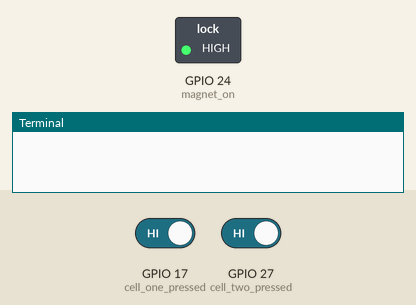
This program was run on a simulated Raspberry Pi (BCM pin numbers). On the bench: switched loads named in the program (green lamp = pin HIGH), the last lines printed to the terminal. Inputs (shaded band) come from the test bench; at power-on: GPIO 17 (cell_one_pressed) HIGH, GPIO 27 (cell_two_pressed) HIGH. At 5.1 s the program stops and its outputs stay as they are.

Above: at 5.0 s.
5.1 s: GPIO 17 (cell_one_pressed) driven LOW and GPIO 27 (cell_two_pressed) driven LOW
At 6.3 s:
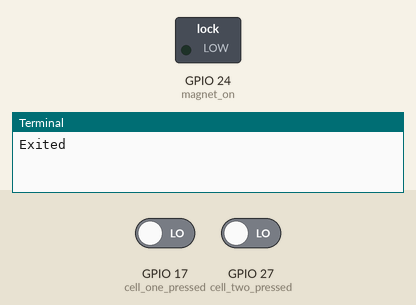
Timing chart, 0 to 6.6 s (numbered marks = the images above; inputs shaded):
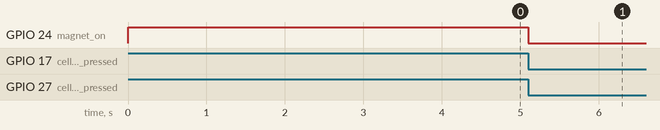

Measured:
- after the input at 5.1 s, GPIO 24 (magnet_on): HIGH → LOW at once

The program:

Wall_Sensor.py
```python
import RPi.GPIO as GPIO
import gpiozero as gpz
import time

#Set GPIO Pin Format
GPIO.setmode(GPIO.BCM)
GPIO.setwarnings(False)

#Setup the Hand Sensor inputs
GPIO.setup(17, GPIO.IN, pull_up_down=GPIO.PUD_UP)
GPIO.setup(27, GPIO.IN, pull_up_down=GPIO.PUD_UP)

#Setup the Vent Magnet
GPIO.setup(24,GPIO.OUT)


#Magnet Initially On
GPIO.output(24,GPIO.HIGH)
magnet_on = GPIO.input(24)

while magnet_on:
    cell_one_pressed = GPIO.input(17)
    cell_two_pressed = GPIO.input(27)

    # Both sensors "blocked" turn magent off
    if  (cell_one_pressed == False and cell_two_pressed == False):
        GPIO.output(24,GPIO.LOW)
        magnet_on = GPIO.input(24)


print("Exited")


            
```
